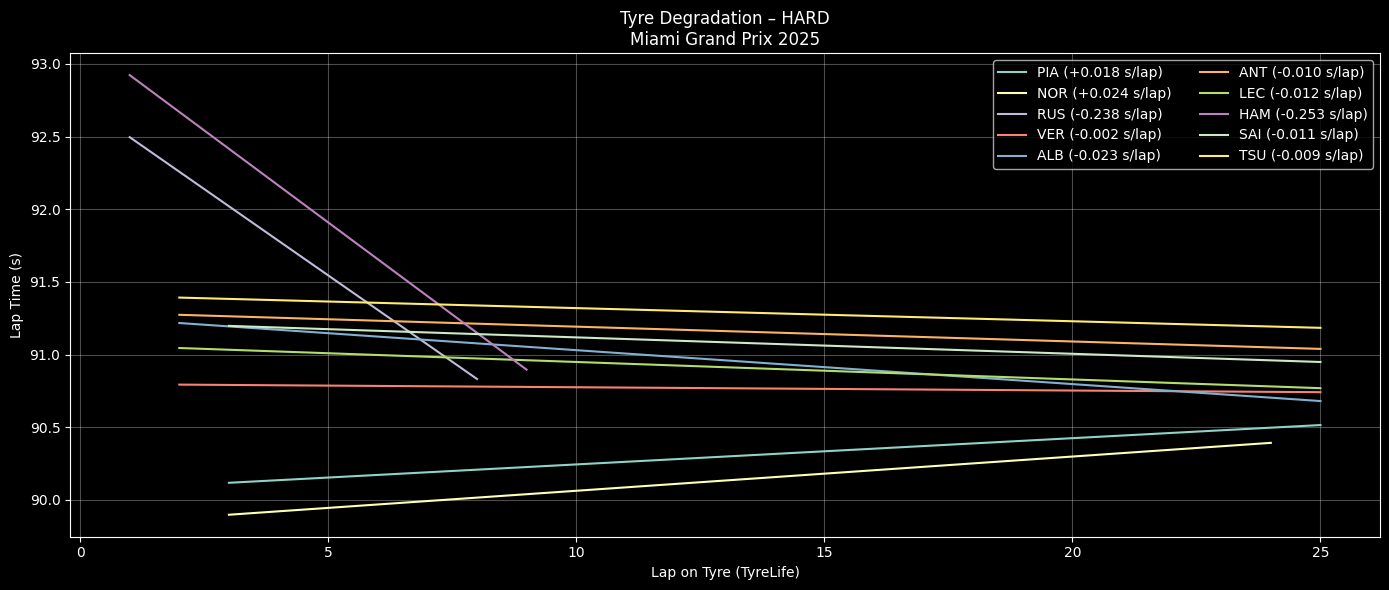

Reproduce this figure in Python.
import fastf1, os
import pandas as pd
import numpy as np
import matplotlib.pyplot as plt
from pathlib import Path

# ========= CONFIG =========
YEAR = 2025
GP = "Miami Grand Prix"
SESSION = "R"
COMPOUND = "HARD"      # SOFT / MEDIUM / HARD
TOP_N = 10             # Top N finishers
CACHE_DIR = Path("/content/fastf1_cache")

# ========= CACHE =========
CACHE_DIR.mkdir(parents=True, exist_ok=True)
fastf1.Cache.enable_cache(CACHE_DIR)

# ========= LOAD SESSION =========
session = fastf1.get_session(YEAR, GP, SESSION)
session.load()

laps = session.laps.copy()
laps = laps[laps["IsAccurate"]]

# Convert laptime to seconds
laps["LapTimeSec"] = laps["LapTime"].dt.total_seconds()

# ========= SELECT TOP DRIVERS =========
drivers = (
    session.results
    .sort_values("Position")
    .head(TOP_N)["Abbreviation"]
    .tolist()
)

laps = laps[laps["Driver"].isin(drivers)]

# ========= CLEAN LAPS =========
laps = laps[
    laps["PitInTime"].isna() &
    laps["PitOutTime"].isna() &
    (laps["Compound"] == COMPOUND)
]

# ========= REMOVE OUTLIERS (IQR PER DRIVER PER STINT) =========
clean = []

for (d, stint), dl in laps.groupby(["Driver", "Stint"]):
    if len(dl) < 5:
        continue

    q1, q3 = dl["LapTimeSec"].quantile([0.25, 0.75])
    iqr = q3 - q1

    dl = dl[
        (dl["LapTimeSec"] >= q1 - 1.5 * iqr) &
        (dl["LapTimeSec"] <= q3 + 1.5 * iqr)
    ]

    clean.append(dl)

clean = pd.concat(clean)

# ========= PLOT TYRE DEGRADATION =========
plt.figure(figsize=(14,6))

for d in drivers:
    dl = clean[clean["Driver"] == d]

    # pilih stint terpanjang untuk driver tsb
    if dl.empty:
        continue

    stint_id = (
        dl.groupby("Stint").size().idxmax()
    )

    stint_laps = dl[dl["Stint"] == stint_id]

    if len(stint_laps) < 5:
        continue

    x = stint_laps["TyreLife"]
    y = stint_laps["LapTimeSec"]

    # Linear regression → degradation slope
    z = np.polyfit(x, y, 1)
    y_fit = np.polyval(z, x)

    plt.plot(x, y_fit, label=f"{d} ({z[0]:+.03f} s/lap)")

plt.title(f"Tyre Degradation – {COMPOUND}\n{GP} {YEAR}")
plt.xlabel("Lap on Tyre (TyreLife)")
plt.ylabel("Lap Time (s)")
plt.grid(alpha=0.3)
plt.legend(ncol=2)
plt.tight_layout()
plt.show()
